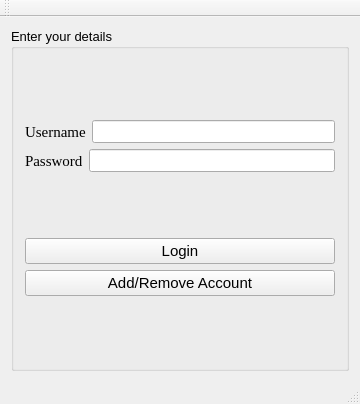
<?xml version="1.0" encoding="UTF-8"?>
<ui version="4.0">
 <class>MainWindow</class>
 <widget class="QMainWindow" name="MainWindow">
  <property name="geometry">
   <rect>
    <x>0</x>
    <y>0</y>
    <width>360</width>
    <height>404</height>
   </rect>
  </property>
  <property name="windowTitle">
   <string>Digital Attendence</string>
  </property>
  <widget class="QWidget" name="centralWidget">
   <layout class="QVBoxLayout" name="verticalLayout_4">
    <item>
     <widget class="QGroupBox" name="LTGBox">
      <property name="font">
       <font>
        <pointsize>10</pointsize>
       </font>
      </property>
      <property name="title">
       <string>Enter your details</string>
      </property>
      <layout class="QVBoxLayout" name="verticalLayout_3">
       <item>
        <layout class="QVBoxLayout" name="LGUPLayout">
         <item>
          <layout class="QHBoxLayout" name="LGULayout">
           <item>
            <widget class="QLabel" name="label">
             <property name="font">
              <font>
               <family>Georgia</family>
               <pointsize>11</pointsize>
              </font>
             </property>
             <property name="text">
              <string>Username</string>
             </property>
            </widget>
           </item>
           <item>
            <widget class="QLineEdit" name="Lusername"/>
           </item>
          </layout>
         </item>
         <item>
          <layout class="QHBoxLayout" name="LGPLayout">
           <item>
            <widget class="QLabel" name="label_2">
             <property name="font">
              <font>
               <family>Georgia</family>
               <pointsize>11</pointsize>
              </font>
             </property>
             <property name="text">
              <string>Password</string>
             </property>
             <property name="margin">
              <number>2</number>
             </property>
            </widget>
           </item>
           <item>
            <widget class="QLineEdit" name="Lpassword">
             <property name="echoMode">
              <enum>QLineEdit::Password</enum>
             </property>
            </widget>
           </item>
          </layout>
         </item>
        </layout>
       </item>
       <item>
        <layout class="QVBoxLayout" name="LGPBLayout">
         <item>
          <widget class="QPushButton" name="login">
           <property name="font">
            <font>
             <pointsize>11</pointsize>
            </font>
           </property>
           <property name="acceptDrops">
            <bool>false</bool>
           </property>
           <property name="autoFillBackground">
            <bool>false</bool>
           </property>
           <property name="text">
            <string>Login</string>
           </property>
          </widget>
         </item>
         <item>
          <widget class="QPushButton" name="EditT">
           <property name="font">
            <font>
             <pointsize>11</pointsize>
             <weight>50</weight>
             <bold>false</bold>
            </font>
           </property>
           <property name="text">
            <string>Add/Remove Account</string>
           </property>
          </widget>
         </item>
        </layout>
       </item>
      </layout>
     </widget>
    </item>
   </layout>
  </widget>
  <widget class="QMenuBar" name="menuBar">
   <property name="geometry">
    <rect>
     <x>0</x>
     <y>0</y>
     <width>360</width>
     <height>26</height>
    </rect>
   </property>
  </widget>
  <widget class="QToolBar" name="mainToolBar">
   <attribute name="toolBarArea">
    <enum>TopToolBarArea</enum>
   </attribute>
   <attribute name="toolBarBreak">
    <bool>false</bool>
   </attribute>
  </widget>
  <widget class="QStatusBar" name="statusBar"/>
 </widget>
 <layoutdefault spacing="6" margin="11"/>
 <resources/>
 <connections/>
</ui>
